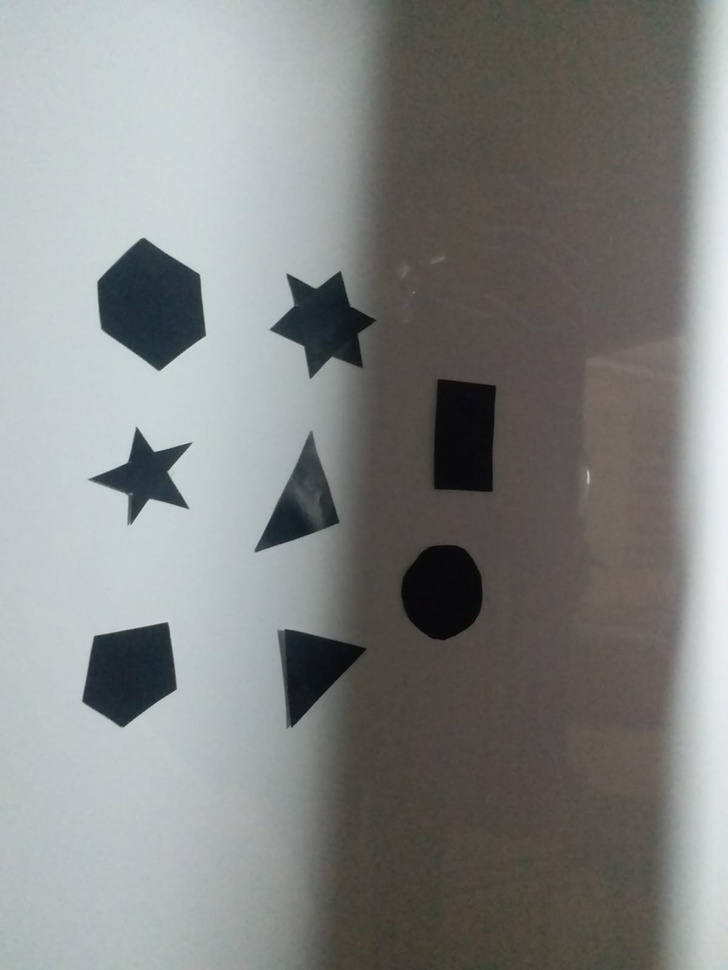
#> input picture input_images/i1.jpg, 728 x 970 px, shrunk from 1200 x 1599 before the run; the run also reads 1 picture not shown here
$ python shape_detection.py
#> lines starting #> are read from the running program, lines starting #| are printed output that depends on the picture; after the words box and inside, x2 and y2 are one past the last pixel; in counts of white or black regions, pixels touching at a corner belong together
import cv2
import numpy as np
from matplotlib import pyplot as plt

def arcLength (array):
    c = 0
    for i in range(1,array.shape[0]):
        distance = np.sqrt ((array[i][0][0]-array[i-1][0][0])**2
                            + (array[i][0][1]-array[i-1][0][1])**2)
        c += distance
    distance = np.sqrt ((array[-1][0][0]-array[0][0][0])**2
                        + (array[-1][0][1]-array[0][0][1])**2)
    c += distance
    return c

def rdp (array, epsilon):
    dmax = 0
    index = 0
    end = array.shape[0]-1
    for i in range(1, end):
        d1 = np.linalg.norm (np.cross(array[end] - array[1], array[1] - array[i]))
        d2 = np.linalg.norm (array[end] - array[1])
        d = d1 / d2
        if (d > dmax):
            index = i
            dmax = d

    ResultList = np.array([])

    if (dmax >= epsilon):
        recResults1 = rdp (array[ : index+1], epsilon)[ : -1]
        recResults2 = rdp (array[index : ], epsilon)
        ResultList = recResults1 + recResults2
    else:
        ResultList = [array[1]] + [array[-1]]

    return ResultList


def detectShapes(img, epsilonMultiplier):
    textFont = cv2.FONT_HERSHEY_COMPLEX
    textSize = 1
    textColor = (0, 0, 255)
    textBoldness = 2

    gray = cv2.cvtColor(img, cv2.COLOR_BGR2GRAY)

    threshold = cv2.adaptiveThreshold(gray,256,cv2.ADAPTIVE_THRESH_GAUSSIAN_C,cv2.THRESH_BINARY,55,6)
    threshold2 = cv2.adaptiveThreshold(gray,256,cv2.ADAPTIVE_THRESH_GAUSSIAN_C,cv2.THRESH_BINARY,55,6)

    height, width = threshold.shape
    for x in range(height):
        if threshold[x,0] != 256:
            cv2.floodFill(threshold, None, (0, x),0)
        if threshold[x, width-1] != 256:
            cv2.floodFill(threshold, None, (width-1, x),0)
    for y in range(width):
        if threshold[0,y] != 256:
            cv2.floodFill(threshold, None, (y,0),0)
        if threshold[height-1, y] != 256:
            cv2.floodFill(threshold, None, (y, height-1), 0)

    threshold2 = cv2.bitwise_not(threshold2)
    threshold = threshold + threshold2

    contours, _ = cv2.findContours (threshold, cv2.RETR_TREE, cv2.CHAIN_APPROX_SIMPLE)

    for cnt in contours:
        area = cv2.contourArea(cnt)
        if area>1000 and area<500000 :
            res = rdp (cnt, epsilonMultiplier * arcLength(cnt))
            approx = np.asarray (res)[ : -1]
            #uncomment below for drawing countours
            #cv2.drawContours(img, [approx], 0, (0,0,255), 10)
            x = approx.ravel()[0]
            y = approx.ravel()[1]
            if len(approx) == 3:
                cv2.putText (img, "Triangle", (x, y),
                             textFont, textSize,
                             textColor, textBoldness)
            elif len(approx) == 4:
                cv2.putText (img, "Rectangle", (x, y),
                             textFont, textSize,
                             textColor, textBoldness)
            elif len(approx) == 5:
                cv2.putText (img, "Pentagon", (x, y),
                             textFont, textSize,
                             textColor, textBoldness)
            elif len(approx) == 6:
                cv2.putText (img, "Hexagon", (x, y),
                             textFont, textSize,
                             textColor, textBoldness)
            elif len(approx) == 10:
                cv2.putText (img, "5-Star", (x, y),
                             textFont, textSize,
                             textColor, textBoldness)
            elif len(approx) == 12:
                cv2.putText (img, "6-Star", (x, y),
                             textFont, textSize,
                             textColor, textBoldness)
            else:
                cv2.putText (img, "Circle", (x, y),
                             textFont, textSize,
                             textColor, textBoldness)


def main():
	img1 = cv2.imread ("input_images/i1.jpg")
#> img1 is the input picture: shape (970, 728, 3); mean B, G, R 130.7, 132.9, 130.9
	img2 = cv2.imread ("input_images/i2.jpg")
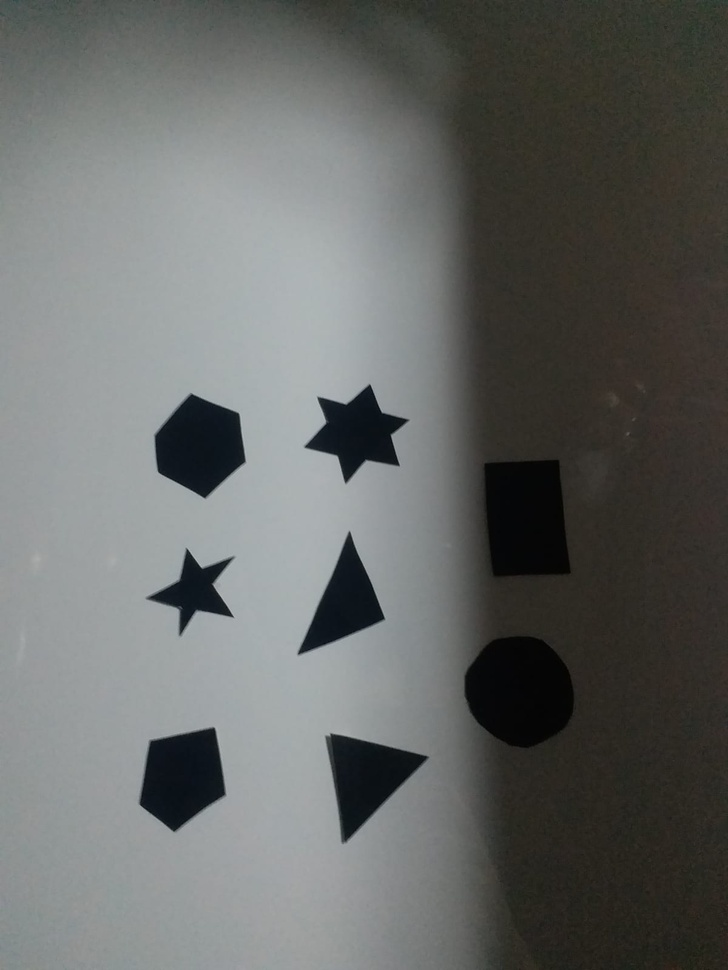
#> input picture input_images/i2.jpg, 728 x 970 px, shrunk from 1200 x 1599 before the run
#> img2 is the input picture: shape (970, 728, 3); mean B, G, R 102.3, 104.3, 102.2
	img3 = cv2.imread ("input_images/i3.jpg")
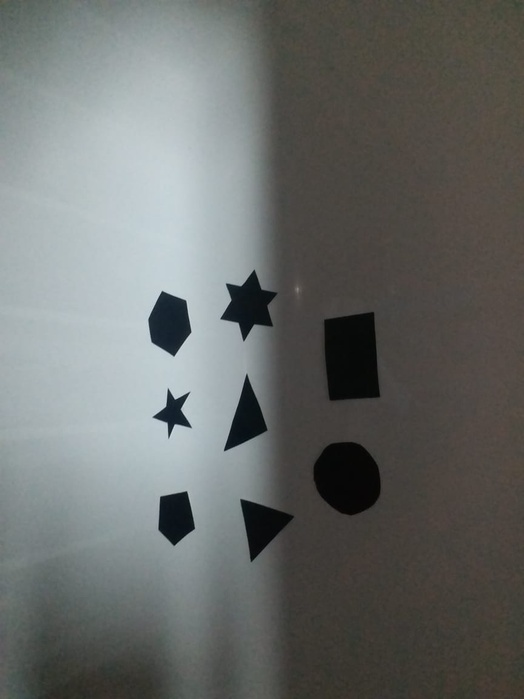
#> input picture input_images/i3.jpg, 524 x 699 px, shrunk from 864 x 1152 before the run
#> img3 is the input picture: shape (699, 524, 3); mean B, G, R 106.1, 108.2, 105.5
	img4 = cv2.imread ("input_images/i4.jpg")
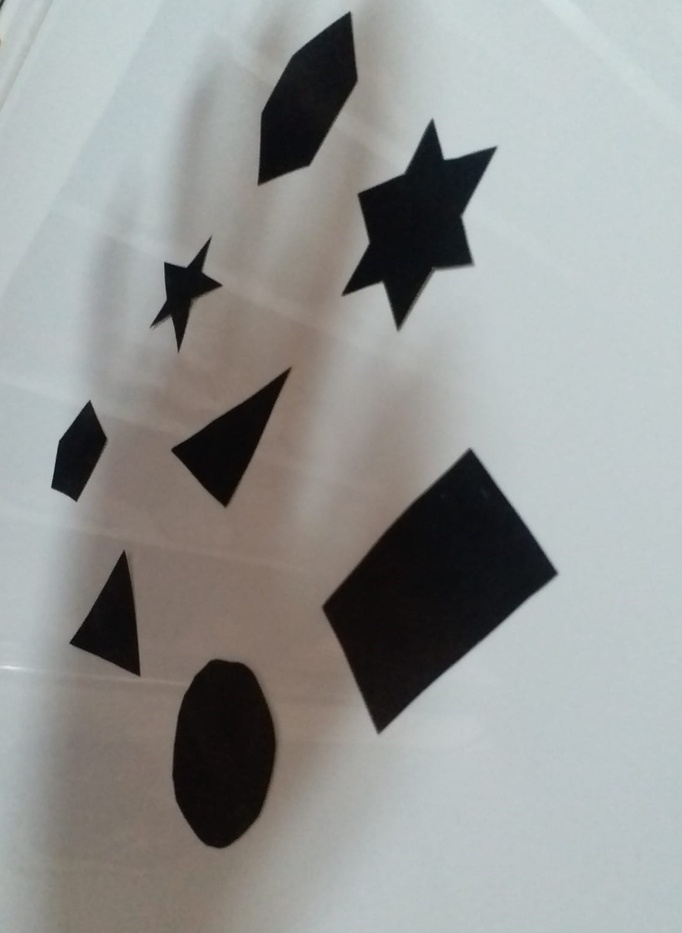
#> input picture input_images/i4.jpg, 682 x 933 px, shrunk from 1125 x 1538 before the run
#> img4 is the input picture: shape (933, 682, 3); mean B, G, R 149.5, 151.2, 149.1
	img5 = cv2.imread ("input_images/i5.jpg")
	detectShapes (img1, 0.024)
#> in detectShapes, `threshold = cv2.adaptiveThreshold(gray,256,cv2.ADAPTIVE_THRESH_GAUSSIA..`: threshold: shape (970, 728); 94.5% white; 625 black regions (585 under 20 px), largest, box (x1, y1, x2, y2) and area: (97, 238, 206, 371) 5199, (82, 622, 177, 727) 4417, (269, 271, 377, 379) 4014
#> after the loop in detectShapes, `for x in range(height):`: threshold: shape (970, 728); 2.4% white; 90 white regions (79 under 20 px), largest, box (x1, y1, x2, y2) and area: (112, 260, 189, 350) 4510, (413, 557, 471, 626) 3029, (445, 392, 483, 480) 2918
#> in detectShapes, `threshold = threshold + threshold2`: threshold: shape (970, 728); 8% white; 599 white regions (559 under 20 px)
#> in detectShapes, `contours, _ = cv2.findContours (threshold, cv2.RETR_TREE, cv2.CHAIN_AP..`: contours = 599 contours, 567 with area under 20; largest, box (x1, y1, x2, y2) and area: (97, 238, 206, 371) 9579, (82, 622, 177, 727) 6898, (434, 379, 496, 492) 6183, (401, 545, 482, 640) 5862, (269, 271, 377, 379) 5466
#> the loop in detectShapes, `for cnt in contours:` made 599 passes
#> (area, res, x, y) on passes 265, 283, 329, 447: (4382, [[[283, 631]], [[292, 726]], [[365, 648]], [[288, 629]]], 283, 631), (1472, [[[673, 549]], [[666, 714]], [[675, 548]]], 673, 549), (4234.5, [[[309, 432]], [[257, 551]], [[338, 519]], [[312, 431]]], 309, 432), (1167.5, [[[691, 134]], [[674, 183]], [[680, 272]], [[693, 133]]], 691, 134)
#> (area, approx, x, y) on pass 350: (6183, [[437, 380], [435, 489], [492, 490], [494, 385]], 437, 380)
#> after the loop in detectShapes, `for cnt in contours:`:
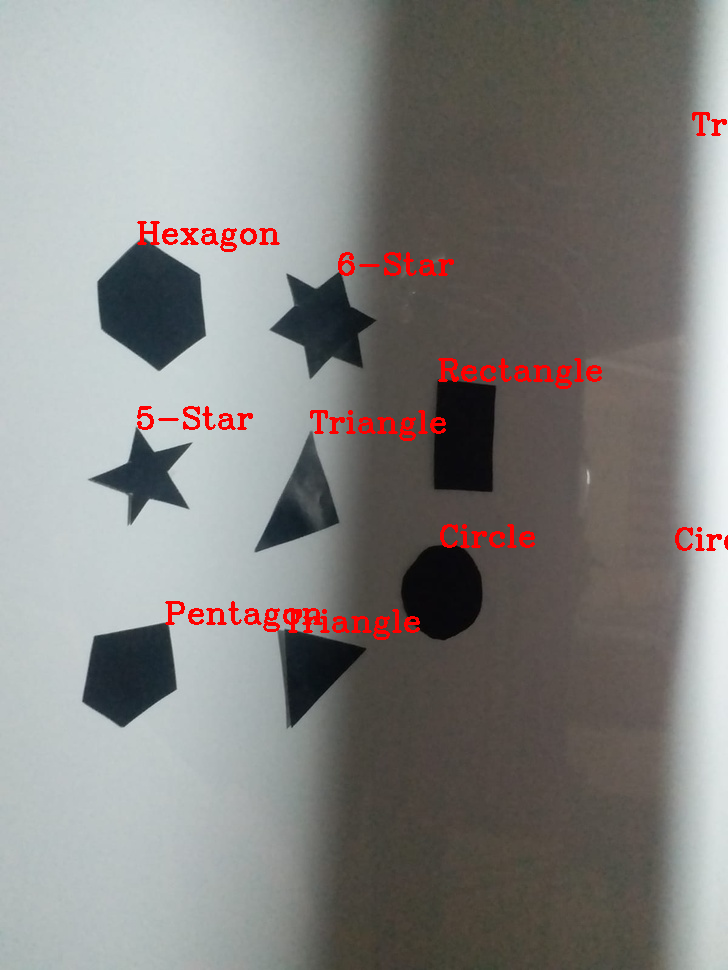
#> img: shape (970, 728, 3); 1.45% of pixels changed, all inside (x1, y1, x2, y2) = (137, 112, 728, 640)
	detectShapes (img2, 0.024)
#> in detectShapes (call 2), `threshold = cv2.adaptiveThreshold(gray,256,cv2.ADAPTIVE_THRESH_GAUSSIA..`: threshold: shape (970, 728); 95.5% white; 1257 black regions (1248 under 20 px), largest, box (x1, y1, x2, y2) and area: (325, 733, 429, 844) 4087, (155, 393, 246, 499) 3980, (139, 727, 226, 832) 3917
#> after the loop in detectShapes (call 2), `for x in range(height):`: threshold: shape (970, 728); 2.8% white; 11 white regions (3 under 20 px), largest, box (x1, y1, x2, y2) and area: (479, 645, 566, 738) 6113, (495, 470, 559, 567) 5553, (172, 415, 228, 477) 2471
#> in detectShapes (call 2), `threshold = threshold + threshold2`: threshold: shape (970, 728); 7.3% white; 1255 white regions (1246 under 20 px)
#> in detectShapes (call 2), `contours, _ = cv2.findContours (threshold, cv2.RETR_TREE, cv2.CHAIN_AP..`: contours = 1255 contours, 1247 with area under 20; largest, box (x1, y1, x2, y2) and area: (465, 637, 574, 748) 9181, (484, 460, 571, 577) 8512, (155, 393, 246, 499) 6319, (139, 727, 226, 832) 6110, (325, 733, 429, 844) 5413, (304, 384, 410, 484) 4751, (297, 531, 385, 656) 4383, (145, 548, 236, 637) 2704
#> the loop in detectShapes (call 2), `for cnt in contours:` made 1255 passes
#> (area, res, x, y) on passes 345, 397: (5413, [[[330, 735]], [[343, 843]], [[428, 756]], [[331, 733]]], 330, 735), (4383, [[[348, 532]], [[299, 655]], [[384, 617]], [[350, 532]]], 348, 532)
#> (area, approx, x, y) on pass 407: (8511.5, [[544, 461], [484, 470], [493, 572], [563, 573]], 544, 461)
#> after the loop in detectShapes (call 2), `for cnt in contours:`: img: shape (970, 728, 3); 1.33% of pixels changed, all inside (x1, y1, x2, y2) = (188, 372, 709, 744)
	detectShapes (img3, 0.024)
#> in detectShapes (call 3), `threshold = cv2.adaptiveThreshold(gray,256,cv2.ADAPTIVE_THRESH_GAUSSIA..`: threshold: shape (699, 524); 95.5% white; 490 black regions (461 under 20 px), largest, box (x1, y1, x2, y2) and area: (324, 312, 380, 401) 2546, (314, 442, 381, 515) 2200, (148, 291, 191, 357) 1907
#> after the loop in detectShapes (call 3), `for x in range(height):`: threshold: shape (699, 524); 0.92% white; 14 white regions (10 under 20 px), largest, box (x1, y1, x2, y2) and area: (335, 327, 368, 388) 1682, (326, 454, 369, 502) 1582, (246, 300, 256, 311) 69, (167, 320, 172, 326) 22
#> in detectShapes (call 3), `threshold = threshold + threshold2`: threshold: shape (699, 524); 5.4% white; 490 white regions (461 under 20 px)
#> in detectShapes (call 3), `contours, _ = cv2.findContours (threshold, cv2.RETR_TREE, cv2.CHAIN_AP..`: contours = 490 contours, 469 with area under 20; largest, box (x1, y1, x2, y2) and area: (324, 312, 380, 401) 4096, (314, 442, 381, 515) 3683, (148, 291, 191, 357) 1852, (220, 269, 278, 342) 1838, (240, 499, 294, 562) 1565
#> after the loop in detectShapes (call 3), `for cnt in contours:`: img: shape (699, 524, 3); 2.29% of pixels changed, all inside (x1, y1, x2, y2) = (162, 248, 524, 511)
	detectShapes (img4, 0.024)
#> call 4 of detectShapes, with epsilonMultiplier = 0.024
#> in detectShapes (call 4), `threshold = cv2.adaptiveThreshold(gray,256,cv2.ADAPTIVE_THRESH_GAUSSIA..`: threshold: shape (933, 682); 92.8% white; 178 black regions (155 under 20 px), largest, box (x1, y1, x2, y2) and area: (322, 448, 558, 735) 10655, (341, 118, 498, 332) 8193, (172, 659, 276, 849) 6072
#> after the loop in detectShapes (call 4), `for x in range(height):`: threshold: shape (933, 682); 6.8% white; 26 white regions (19 under 20 px), largest, box (x1, y1, x2, y2) and area: (340, 475, 534, 704) 21869, (187, 674, 263, 834) 8908, (377, 165, 464, 285) 5959
#> in detectShapes (call 4), `threshold = threshold + threshold2`:
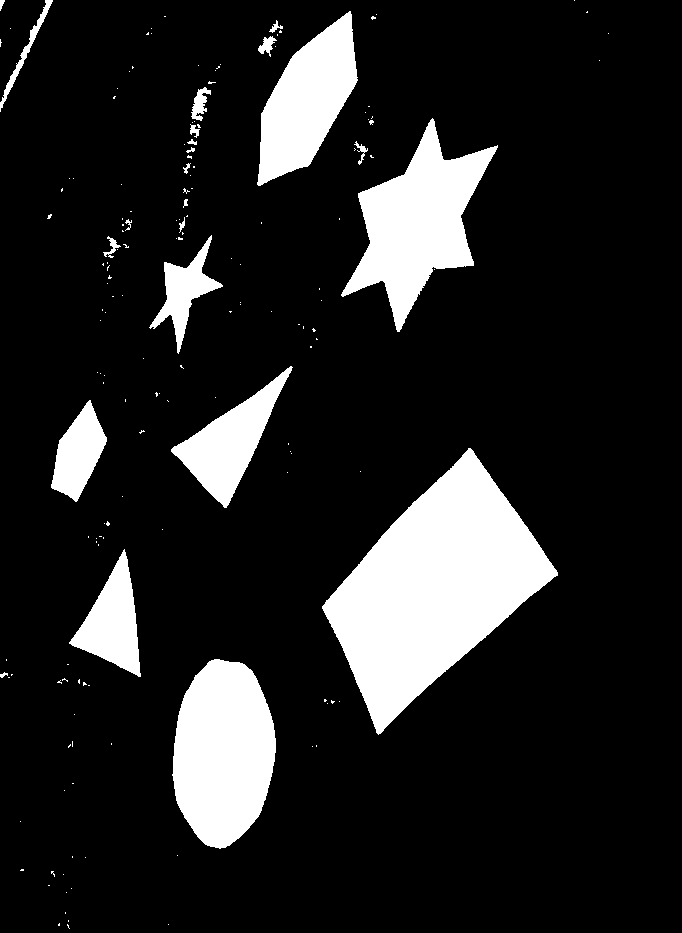
#> threshold: shape (933, 682); 14.1% white; 169 white regions (146 under 20 px)
#> in detectShapes (call 4), `contours, _ = cv2.findContours (threshold, cv2.RETR_TREE, cv2.CHAIN_AP..`: contours = 169 contours, 152 with area under 20; largest, box (x1, y1, x2, y2) and area: (322, 448, 558, 735) 32225, (172, 659, 276, 849) 14766, (341, 118, 498, 332) 13840, (257, 11, 358, 186) 9388, (171, 366, 293, 508) 5816
#> the loop in detectShapes (call 4), `for cnt in contours:` made 169 passes
#> (area, c in arcLength, distance in arcLength, approx, x, y) on pass 54: (32225, 787.8, 2, [[468, 449], [322, 608], [379, 733], [557, 572]], 468, 449)
#> (area, c in arcLength, distance in arcLength, x, y) on passes 37, 58: (14765.5, 492, 5, 213, 660), (3025, 254.6, 1, 86, 403)
#> after the loop in detectShapes (call 4), `for cnt in contours:`: img: shape (933, 682, 3); 1.47% of pixels changed, all inside (x1, y1, x2, y2) = (87, 0, 633, 662)
	detectShapes (img5, 0.024)
#> in detectShapes (call 5), `threshold = cv2.adaptiveThreshold(gray,256,cv2.ADAPTIVE_THRESH_GAUSSIA..`: threshold: shape (728, 970); 93.6% white; 129 black regions (113 under 20 px), largest, box (x1, y1, x2, y2) and area: (748, 453, 843, 592) 5380, (688, 258, 796, 365) 5022, (430, 235, 545, 356) 4953
#> after the loop in detectShapes (call 5), `for x in range(height):`: threshold: shape (728, 970); 3.6% white; 80 white regions (71 under 20 px), largest, box (x1, y1, x2, y2) and area: (766, 471, 830, 579) 6152, (242, 240, 322, 315) 4723, (706, 276, 778, 345) 4011
#> in detectShapes (call 5), `threshold = threshold + threshold2`:
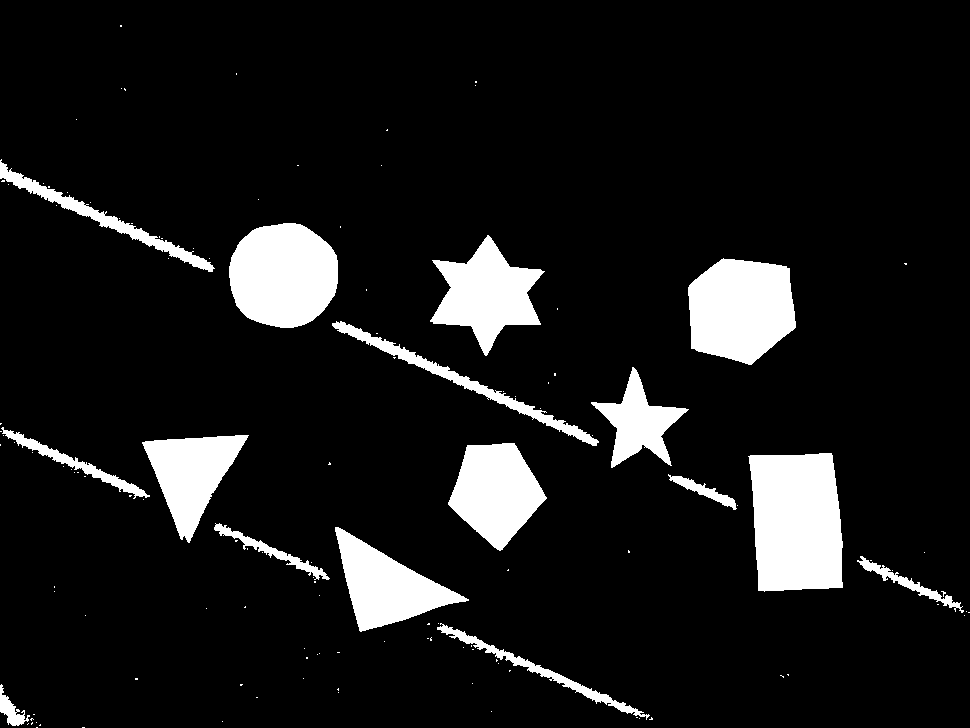
#> threshold: shape (728, 970); 10% white; 128 white regions (112 under 20 px)
#> in detectShapes (call 5), `contours, _ = cv2.findContours (threshold, cv2.RETR_TREE, cv2.CHAIN_AP..`: contours = 128 contours, 112 with area under 20; largest, box (x1, y1, x2, y2) and area: (748, 453, 843, 592) 11314, (229, 223, 338, 328) 8985, (688, 258, 796, 365) 8868, (430, 235, 545, 356) 6713, (448, 443, 547, 551) 6580
#> the loop in detectShapes (call 5), `for cnt in contours:` made 128 passes
#> (area, c in arcLength, distance in arcLength, res, x) on pass 38: (1441, 677.5, 1, [[[440, 624]], [[646, 718]], [[441, 623]]], 440)
#> (area, res, x, y) on passes 64, 82, 85, 95: (6049, [[[335, 531]], [[361, 631]], [[468, 599]], [[338, 527]]], 335, 531), (5566.5, [[[234, 436]], [[142, 443]], [[189, 541]], [[248, 435]]], 234, 436), (1187.5, [[[1, 428]], [[149, 495]], [[3, 427]]], 1, 428), (2453.5, [[[336, 322]], [[596, 445]], [[337, 322]]], 336, 322)
#> after the loop in detectShapes (call 5), `for cnt in contours:`:
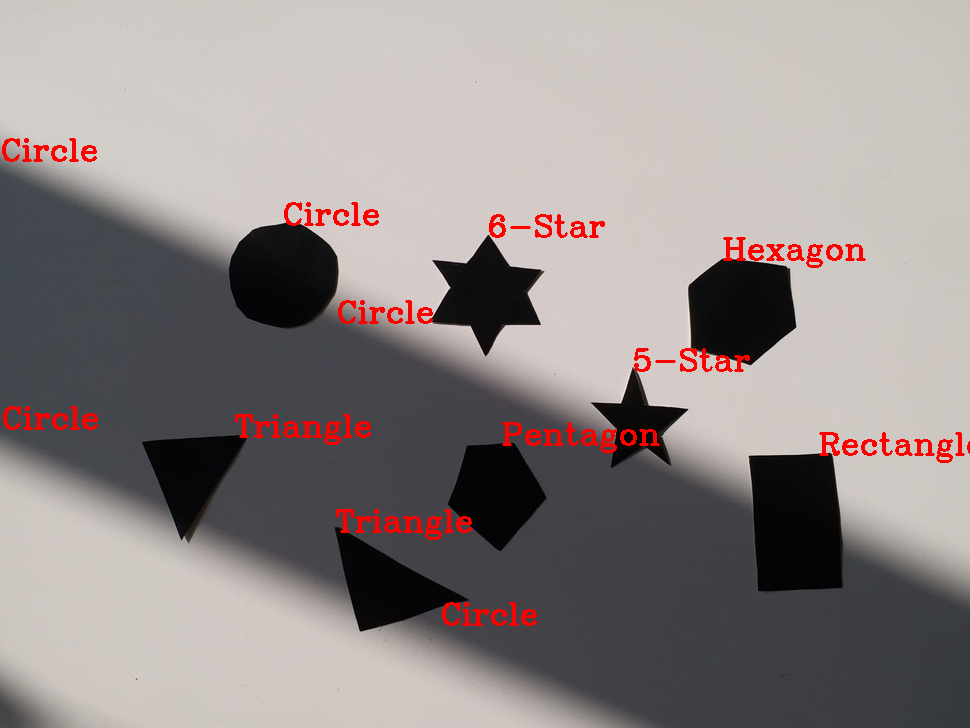
#> img: shape (728, 970, 3); mean B, G, R 137, 137.9, 146.3
	cv2.imwrite ('output_images/i1_output.jpg', img1)
	cv2.imwrite ('output_images/i2_output.jpg', img2)
	cv2.imwrite ('output_images/i3_output.jpg', img3)
	cv2.imwrite ('output_images/i4_output.jpg', img4)
	cv2.imwrite ('output_images/i5_output.jpg', img5)


if __name__ == '__main__':
    main()
